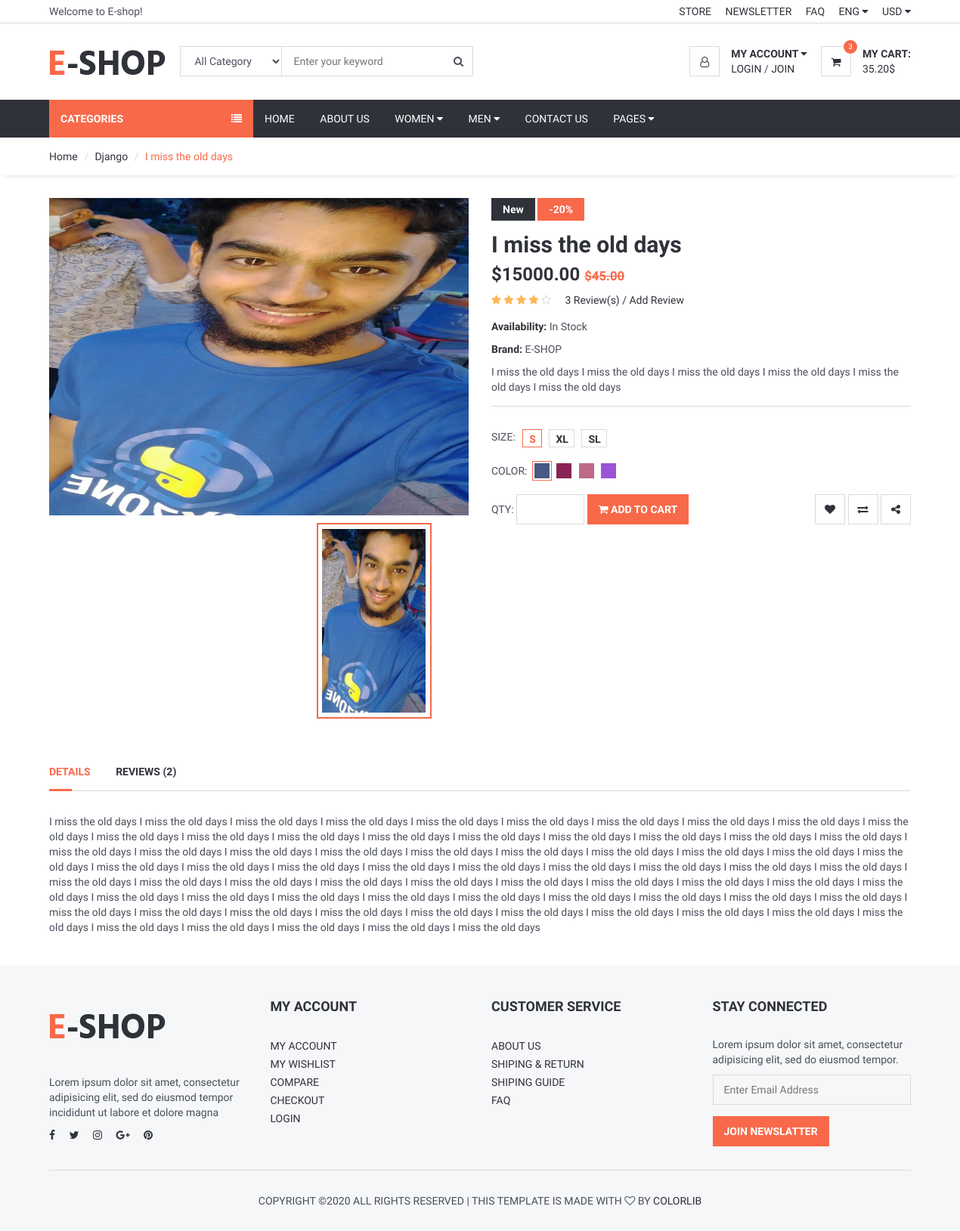
Screenshot of /product/5/i-miss-old-days with the database file from the repository.
### product/models.py (models this page shows, shortened)
class Product(models.Model):
    STATUS = (
        ('True', 'True'),
        ('False', 'False'),
    )
    title = models.CharField(max_length=150)
    keywords = models.CharField(max_length=200)
    category = models.ForeignKey(Category , on_delete=models.CASCADE)
    description = models.TextField()
    image = models.ImageField(upload_to='product_image/')
    price = models.DecimalField(max_digits=12, decimal_places=2)
    amount = models.IntegerField()
    minamount=models.IntegerField()
    detail = RichTextUploadingField()
    slug = models.SlugField(null=False, unique=True)
    status = models.CharField(max_length=5,choices=STATUS)
    create_at = models.DateTimeField(auto_now_add=True)
    update_at = models.DateTimeField(auto_now=True)
    def image_tag(self):
        return mark_safe('<img src="{}" height="50"/>'.format(self.image.url))
    image_tag.short_description = 'Image'

class Category(MPTTModel):
    STATUS = (
        ('True', 'True'),
        ('False', 'False'),
    )
    parent = TreeForeignKey("self", blank=True, null=True, related_name='children', on_delete=models.CASCADE)
    title = models.CharField(max_length=150)
    keywords = models.CharField(max_length=200)
    description = models.TextField()
    image = models.ImageField(blank=True ,upload_to='category_image')
    status = models.CharField(max_length=5, choices=STATUS)
    slug = models.SlugField(null=False, unique=True)
    create_at = models.DateTimeField(auto_now_add=True)
    update_at = models.DateTimeField(auto_now=True)
    class MPTTMeta:
        order_insertion_by = ['title']

### home/views.py (the view)
# urls.py: path('product/<int:id>/<slug:slug>', views.product_detail, name='product_detail'),
def product_detail(request, id, slug):
    category = Category.objects.all()
    product = Product.objects.get(pk=id)
    images = Images.objects.filter(product_id=id)
    comment = Comment.objects.filter(product_id=id, status=True)
    cmt_count = Comment.objects.filter(product_id=id, status=True).count()
    context = {'product': product, 'category': category, 'images': images, 'comment': comment, 'cmt_count': cmt_count}
    return render(request, 'product_detail.html', context)

### home/templates/product_detail.html (shortened to what this page needs)
{% extends 'homebase.html' %}
{% block sidebar %} {% include 'sidebar.html' %} {% endblock %}
{% block body %}
	<div id="breadcrumb">
		<div class="container">
			<ul class="breadcrumb">
				<li><a href="{% url 'index' %}">Home</a></li>
				<li><a href="/category/{{ product.category.id }}/{{ product.category.slug }}">{{ product.category.title }}</a></li>
				<li class="active">{{ product.title }}</li>
			</ul>
		</div>
	</div>
	<div class="section">
		<div class="container">
			<div class="row">
				<div class="product product-details clearfix">
					<div class="col-md-6">
						<div id="product-main-view">
							<div class="product-view">
								<img src="{{ product.image.url }}" alt="" style="height: 420px;">
                            </div>
						</div>
						<div id="product-view">
							<div class="product-view">
								<img src="{{ product.image.url }}" alt="">
                            </div>
						</div>
					</div>
					<div class="col-md-6">
						<div class="product-body">
							<div class="product-label">
								<span>New</span>
								<span class="sale">-20%</span>
							</div>
							<h2 class="product-name">{{ product.title }}</h2>
							<h3 class="product-price">${{ product.price }} <del class="product-old-price">$45.00</del></h3>
							<div>
								<div class="product-rating">
									<i class="fa fa-star"></i>
									<i class="fa fa-star"></i>
									<i class="fa fa-star"></i>
									<i class="fa fa-star"></i>
									<i class="fa fa-star-o empty"></i>
								</div>
								<a href="#">3 Review(s) / Add Review</a>
							</div>
							<p><strong>Availability:</strong> In Stock</p>
							<p><strong>Brand:</strong> E-SHOP</p>
							<p>{{ product.description }}</p>
							<div class="product-options">
								<ul class="size-option">
									<li><span class="text-uppercase">Size:</span></li>
									<li class="active"><a href="#">S</a></li>
									<li><a href="#">XL</a></li>
									<li><a href="#">SL</a></li>
								</ul>
								<ul class="color-option">
									<li><span class="text-uppercase">Color:</span></li>
									<li class="active"><a href="#" style="background-color:#475984;"></a></li>
									<li><a href="#" style="background-color:#8A2454;"></a></li>
									<li><a href="#" style="background-color:#BF6989;"></a></li>
									<li><a href="#" style="background-color:#9A54D8;"></a></li>
								</ul>
							</div>
							<div class="product-btns">
								<div class="qty-input">
									<span class="text-uppercase">QTY: </span>
									<input class="input" type="number">
								</div>
								<button class="primary-btn add-to-cart"><i class="fa fa-shopping-cart"></i> Add to Cart</button>
								<div class="pull-right">
									<button class="main-btn icon-btn"><i class="fa fa-heart"></i></button>
									<button class="main-btn icon-btn"><i class="fa fa-exchange"></i></button>
									<button class="main-btn icon-btn"><i class="fa fa-share-alt"></i></button>
								</div>
							</div>
						</div>
					</div>
					<div class="col-md-12">
						<div class="product-tab">
							<ul class="tab-nav">
								<li class="active"><a data-toggle="tab" href="#tab1">Details</a></li>
									<li><a data-toggle="tab" href="#tab2">Reviews ({{ cmt_count }})</a></li>
							</ul>
							<div class="tab-content">
								<div id="tab1" class="tab-pane fade in active">
									<p>{{ product.detail|safe }}</p>
								</div>
							</div>
						</div>
					</div>
				</div>
			</div>
		</div>
	</div>
{% endblock  %}

### home/static/css/style.css (style rules this page uses)
body { font-family: 'Hind', sans-serif; color: #4A4E5A; overflow-x: hidden; }
h1, h2, h3, h4, h5, h6 { color: #30323A; margin: 0 0 10px; font-weight: 700; }
strong { color: #30323A; }
ul, ol { margin: 0; padding: 0; list-style: none }
.main-btn, .primary-btn { display: inline-block; padding: 10px 15px; text-transform: uppercase; font-weight: 700; border: none; -webkit-transition: 0.3s all; transition: 0.3s all; }
.icon-btn.main-btn, .icon-btn.primary-btn { width: 40px; height: 40px; line-height: 40px; text-align: center; padding: 0px; border: none; }
.main-btn { color: #30323A; background-color: #FFF; -webkit-box-shadow: 0px 0px 0px 1px #DADADA inset, 0px 0px 0px 6px transparent; box-shadow: 0px 0px 0px 1px #DADADA inset, 0px 0px 0px 6px transparent; }
.primary-btn { color: #FFF; background-color: #F8694A; }
.input { width: 100%; height: 40px; padding: 0px 15px; border: none; background-color: transparent; -webkit-box-shadow: 0px 0px 0px 1px #DADADA inset, 0px 0px 0px 5px transparent; box-shadow: 0px 0px 0px 1px #DADADA inset, 0px 0px 0px 5px transparent; -webkit-transition: 0.3s all; transition: 0.3s all; }
.section { padding-top: 30px; padding-bottom: 30px; }
#breadcrumb { -webkit-box-shadow: 0px 6px 6px -6px rgba(0, 0, 0, 0.175); box-shadow: 0px 6px 6px -6px rgba(0, 0, 0, 0.175); }
.breadcrumb { background-color: transparent; border: none; border-radius: 0px; padding: 15px 0px; margin: 0; }
.breadcrumb>.active { color: #F8694A; }
.breadcrumb>li+li:before { color: #DADADA; }
.product .product-old-price { color: #F8694A; font-size: 70%; }
.product .product-rating { display: inline-block; }
.product .product-rating>i { color: #FFB656; }
.product .product-rating>i.empty { color: #DADADA; }
.product .product-label>span { position: relative; display: inline-block; padding: 5px 15px; font-weight: 700; color: #FFF; background-color: #30323A; z-index: 22; }
.product .product-label>span.sale { background-color: #F8694A; }
#product-view { margin-top: 10px; margin-bottom: 15px; }
#product-view .product-view.slick-slide { opacity: 0.2; }
#product-view .product-view.slick-slide.slick-current { opacity: 1; -webkit-box-shadow: 0px 0px 0px 2px #F8694A inset; box-shadow: 0px 0px 0px 2px #F8694A inset; }
#product-view .product-view { padding: 7.5px; }
.product-view>img { width: 100%; }
.product.product-details .product-name { margin-top: 15px; }
.product.product-details .product-rating { margin-right: 15px; margin-bottom: 15px; }
.product.product-details .product-options { padding-top: 30px; margin-bottom: 15px; border-top: 1px solid #DADADA; margin-top: 15px; }
.product-options .size-option { margin-bottom: 15px; }
.size-option>li { display: inline-block; margin-right: 6px; margin-bottom: 6px; vertical-align: top; }
.size-option>li:last-child { margin-right: 0px; }
.size-option>li>a { display: block; border: 1px solid #DADADA; font-weight: 700; padding: 2px 7px 0px 8px; }
.size-option>li.active a { color: #F8694A; border-color: #F8694A; }
.color-option>li { display: inline-block; margin-right: 6px; margin-bottom: 6px; vertical-align: top; }
.color-option>li:last-child { margin-right: 0px; }
.color-option>li>a { display: block; width: 20px; height: 20px; }
.color-option>li.active a { -webkit-box-shadow: 0px 0px 0px 2px #FFF, 0px 0px 0px 3px #F8694A; box-shadow: 0px 0px 0px 2px #FFF, 0px 0px 0px 3px #F8694A; }
.product.product-details .qty-input { display: inline-block; }
.product.product-details .qty-input .input { width: 90px; }
.product-tab { margin-top: 30px; }
.product-tab .tab-nav { border-bottom: 1px solid #DADADA; margin-bottom: 30px; }
.product-tab .tab-nav li { display: inline-block; }
.product-tab .tab-nav li+li { margin-left: 30px; }
.product-tab .tab-nav li a { display: block; padding: 15px 0px; text-transform: uppercase; font-weight: 700; }
.product-tab .tab-nav li.active { position: relative; }
.product-tab .tab-nav li.active a { color: #F8694A; }
.product-tab .tab-nav li.active a:after { content: ""; position: absolute; left: 0; bottom: -1.5px; height: 3px; width: 30px; background-color: #F8694A; }

### rows the page displays
Product: category "Django", title "I miss the old days", image (picture), price "15000.00", description "I miss the old days I miss the old days I miss the old days I miss the old days I miss the old days I miss the old days", detail "I miss the old days I miss the old days I miss the old days I miss the old days I miss the old days I miss the old days I miss the old days I miss the old days I miss the old days I miss the old days I miss the old days I miss the old days I miss the old days I miss the old days I miss the old days I miss the old days I miss the old days I miss the old days I miss the old days I miss the old days I miss the old days I miss the old days I miss the old days I miss the old days I miss the old days I miss the old days I miss the old days I miss the old days I miss the old days I miss the old days I miss the old days I miss the old days I miss the old days I miss the old days I miss the old days…"

### other values shown
{{ cmt_count }} "2"
